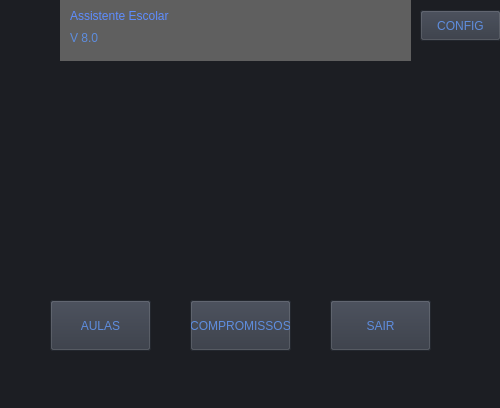
<?xml version="1.0" encoding="UTF-8"?>
<ui version="4.0">
 <class>Dialog</class>
 <widget class="QDialog" name="Dialog">
  <property name="geometry">
   <rect>
    <x>0</x>
    <y>0</y>
    <width>500</width>
    <height>408</height>
   </rect>
  </property>
  <property name="windowTitle">
   <string>Dialog</string>
  </property>
  <property name="styleSheet">
   <string notr="true">background-color: rgb(28, 30, 35);
color: rgb(255, 255, 255);</string>
  </property>
  <widget class="QDialogButtonBox" name="buttonBox">
   <property name="geometry">
    <rect>
     <x>10</x>
     <y>600</y>
     <width>461</width>
     <height>32</height>
    </rect>
   </property>
   <property name="orientation">
    <enum>Qt::Horizontal</enum>
   </property>
   <property name="standardButtons">
    <set>QDialogButtonBox::Cancel|QDialogButtonBox::Ok</set>
   </property>
  </widget>
  <widget class="QLabel" name="label">
   <property name="geometry">
    <rect>
     <x>60</x>
     <y>0</y>
     <width>351</width>
     <height>61</height>
    </rect>
   </property>
   <property name="styleSheet">
    <string notr="true">background-color: rgb(95, 95, 95);</string>
   </property>
   <property name="text">
    <string/>
   </property>
  </widget>
  <widget class="QLabel" name="label_2">
   <property name="geometry">
    <rect>
     <x>70</x>
     <y>0</y>
     <width>291</width>
     <height>31</height>
    </rect>
   </property>
   <property name="styleSheet">
    <string notr="true">background-color: rgb(95, 95, 95);
color: rgb(94,141,255);
font: 87 20pt &quot;Arial Black&quot;;</string>
   </property>
   <property name="text">
    <string>Assistente Escolar</string>
   </property>
  </widget>
  <widget class="QLabel" name="label_3">
   <property name="geometry">
    <rect>
     <x>70</x>
     <y>30</y>
     <width>51</width>
     <height>16</height>
    </rect>
   </property>
   <property name="styleSheet">
    <string notr="true">background-color: rgb(95, 95, 95);
color: rgb(94,141,222);
font: 87 12pt &quot;Arial Black&quot;;</string>
   </property>
   <property name="text">
    <string>V 8.0</string>
   </property>
  </widget>
  <widget class="QPushButton" name="Button_aulas">
   <property name="geometry">
    <rect>
     <x>50</x>
     <y>300</y>
     <width>101</width>
     <height>51</height>
    </rect>
   </property>
   <property name="styleSheet">
    <string notr="true">background-color: rgb(49,54,65);
color: rgb(94,141,222);
font: 87 10pt &quot;Arial Black&quot;;</string>
   </property>
   <property name="text">
    <string>AULAS</string>
   </property>
  </widget>
  <widget class="QPushButton" name="Button_comp">
   <property name="geometry">
    <rect>
     <x>190</x>
     <y>300</y>
     <width>101</width>
     <height>51</height>
    </rect>
   </property>
   <property name="styleSheet">
    <string notr="true">background-color: rgb(49,54,65);
color: rgb(94,141,222);
font: 87 7pt &quot;Arial Black&quot;;</string>
   </property>
   <property name="text">
    <string>COMPROMISSOS</string>
   </property>
  </widget>
  <widget class="QPushButton" name="Button_exit">
   <property name="geometry">
    <rect>
     <x>330</x>
     <y>300</y>
     <width>101</width>
     <height>51</height>
    </rect>
   </property>
   <property name="styleSheet">
    <string notr="true">background-color: rgb(49,54,65);
color: rgb(94,141,222);
font: 87 10pt &quot;Arial Black&quot;;</string>
   </property>
   <property name="text">
    <string>SAIR</string>
   </property>
  </widget>
  <widget class="QPushButton" name="Button_conf">
   <property name="geometry">
    <rect>
     <x>420</x>
     <y>10</y>
     <width>81</width>
     <height>31</height>
    </rect>
   </property>
   <property name="styleSheet">
    <string notr="true">background-color: rgb(49,54,65);
color: rgb(94,141,222);</string>
   </property>
   <property name="text">
    <string>CONFIG</string>
   </property>
  </widget>
 </widget>
 <resources/>
 <connections>
  <connection>
   <sender>buttonBox</sender>
   <signal>accepted()</signal>
   <receiver>Dialog</receiver>
   <slot>accept()</slot>
   <hints>
    <hint type="sourcelabel">
     <x>248</x>
     <y>254</y>
    </hint>
    <hint type="destinationlabel">
     <x>157</x>
     <y>274</y>
    </hint>
   </hints>
  </connection>
  <connection>
   <sender>buttonBox</sender>
   <signal>rejected()</signal>
   <receiver>Dialog</receiver>
   <slot>reject()</slot>
   <hints>
    <hint type="sourcelabel">
     <x>316</x>
     <y>260</y>
    </hint>
    <hint type="destinationlabel">
     <x>286</x>
     <y>274</y>
    </hint>
   </hints>
  </connection>
 </connections>
</ui>
